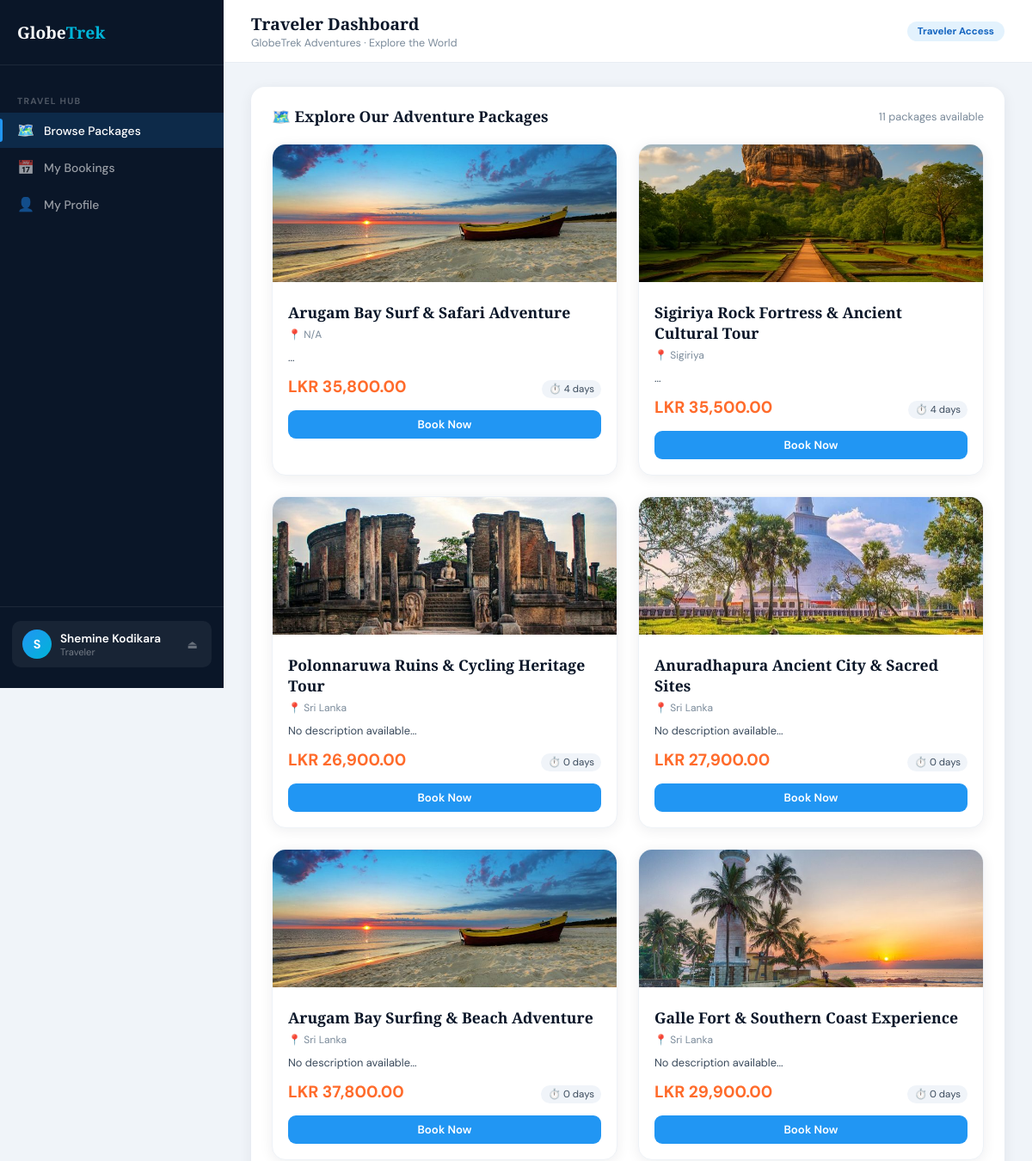
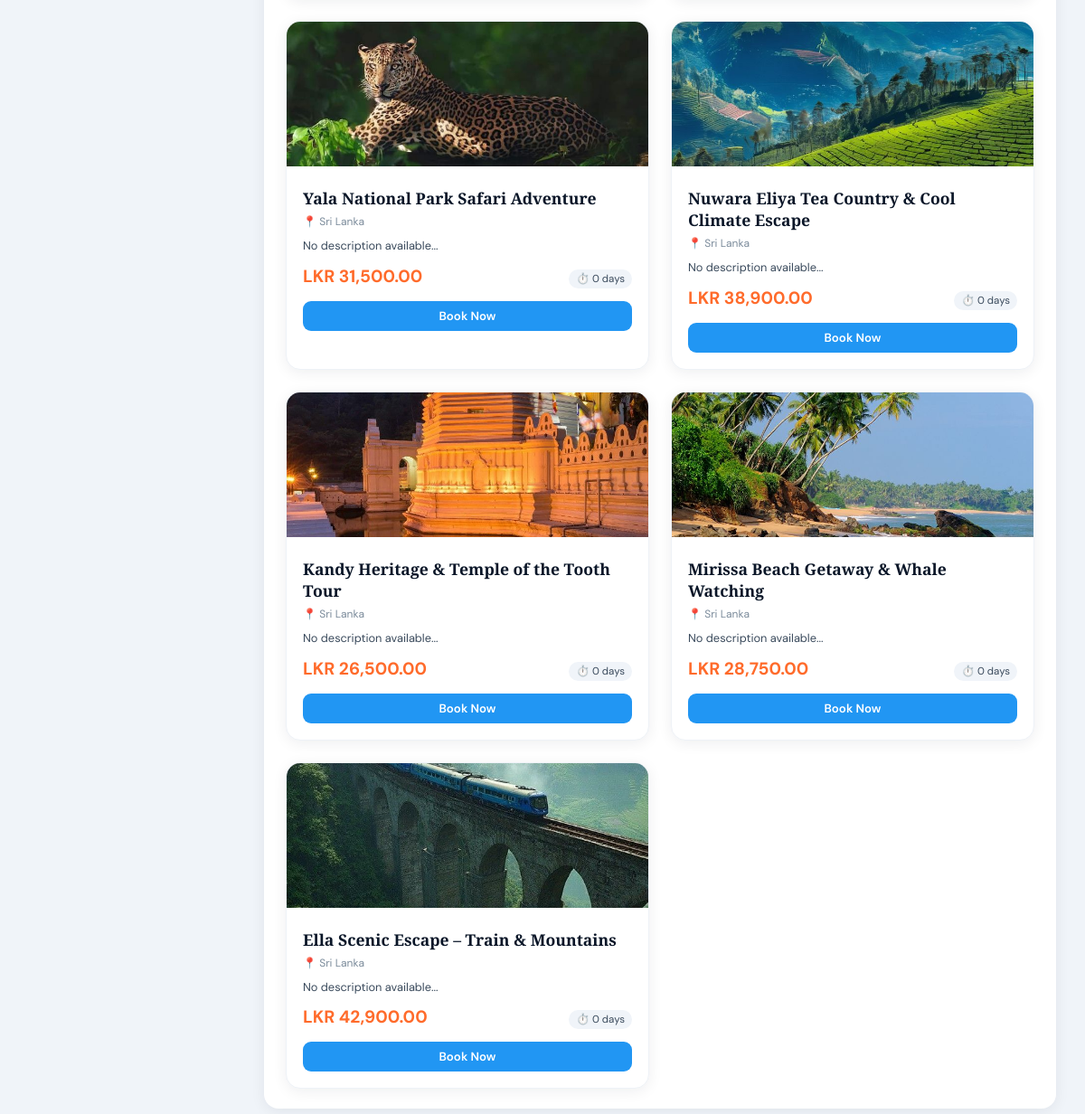
The app's page /dashboard.php (signed in) with its own data (2 pictures, top to bottom).
### tables this page shows
CREATE TABLE IF NOT EXISTS `packages` (
  `id` int NOT NULL AUTO_INCREMENT,
  `name` varchar(100) DEFAULT NULL,
  `price` decimal(10,2) DEFAULT NULL,
  `image` varchar(255) DEFAULT NULL,
  `destination` varchar(100) DEFAULT NULL,
  `duration_days` int DEFAULT NULL,
  `availability` int DEFAULT '0',
  `description` text,
  PRIMARY KEY (`id`)
);

### dashboard.php (the view, shortened to what this page needs)
<?php
$host = "localhost";
$dbname = "globetrek";
$username = "root";
$password = "";
try {
    $pdo = new PDO("mysql:host=$host;dbname=$dbname;charset=utf8", $username, $password);
    $pdo->setAttribute(PDO::ATTR_ERRMODE, PDO::ERRMODE_EXCEPTION);
} catch (PDOException $e) {
    die("Database connection failed: " . $e->getMessage());
}
$customer_name = htmlspecialchars($_SESSION['name'] ?? 'Traveler');
$section = isset($_GET['section']) ? $_GET['section'] : 'packages';
$packages_sql = "SELECT * FROM packages ORDER BY id DESC";
$packages = $pdo->query($packages_sql)->fetchAll(PDO::FETCH_ASSOC);
?>
<!DOCTYPE html>
<html lang="en">
<head>
</head>
<body>
<aside class="sidebar">
    <a href="index.php" class="sidebar-logo">
        <span class="logo-txt">Globe<span>Trek</span></span>
    </a>
    <div class="nav-label">Travel Hub</div>
    <a href="?section=packages" class="nav-item <?= $section === 'packages' ? 'active' : '' ?>">
        <span class="nav-icon">🗺️</span> Browse Packages
    </a>
    <a href="?section=mybookings" class="nav-item <?= $section === 'mybookings' ? 'active' : '' ?>">
        <span class="nav-icon">📅</span> My Bookings
    </a>
    <a href="?section=profile" class="nav-item <?= $section === 'profile' ? 'active' : '' ?>">
        <span class="nav-icon">👤</span> My Profile
    </a>
    <div class="sidebar-footer">
        <div class="customer-card">
            <div class="customer-av"><?= strtoupper(substr($customer_name, 0, 1)) ?></div>
            <div>
                <div class="customer-name"><?= $customer_name ?></div>
                <div class="customer-role">Traveler</div>
            </div>
            <a href="login.html" class="logout-link" title="Logout">⏏</a>
        </div>
    </div>
</aside>
<div class="main">
    <div class="topbar">
        <div>
            <h1>Traveler Dashboard</h1>
            <p>GlobeTrek Adventures · Explore the World</p>
        </div>
        <div class="topbar-actions">
            <span class="tag-customer">Traveler Access</span>
        </div>
    </div>
    <div class="content">
        <?php if ($section === 'packages'): ?>
        <div class="card">
            <div class="card-head">
                <h2>🗺️ Explore Our Adventure Packages</h2>
                <p style="font-size:0.8rem;color:#7a8a9a;"><?= count($packages) ?> packages available</p>
            </div>
            <?php if (empty($packages)): ?>
                <div class="empty">
                    <div class="empty-icon">🏝️</div>
                    <p>No packages available at the moment. Please check back later!</p>
                </div>
            <?php else: ?>
                <div class="packages-grid">
                    <?php foreach ($packages as $pkg): ?>
                    <div class="package-card">
    <?php if (!empty($pkg['image'])): ?>
        <img src="<?= htmlspecialchars($pkg['image'] ?? '') ?>" class="package-img"
             alt="<?= htmlspecialchars($pkg['name'] ?? 'Package') ?>">
    <?php endif; ?>
    <div class="package-info">
        <div class="package-name">
            <?= htmlspecialchars($pkg['name'] ?? 'Unnamed Package') ?>
        </div>
        <div class="package-dest">
            📍 <?= htmlspecialchars($pkg['destination'] ?? 'Sri Lanka') ?>
        </div>
        <div class="package-desc">
            <?= htmlspecialchars(substr($pkg['description'] ?? 'No description available', 0, 100)) ?>...
        </div>
        <div class="package-meta">
            <span class="package-price">
                LKR <?= number_format($pkg['price'] ?? 0, 2) ?>
            </span>
            <span class="package-duration">
                ⏱️ <?= isset($pkg['duration_days']) ? $pkg['duration_days'] : 0 ?> days
            </span>
        </div>
        <a href="booking.php?name=<?= urlencode($pkg['name']) ?>&price=<?= $pkg['price'] ?>"
   class="btn btn-blue btn-full"
   style="display:flex;justify-content:center;align-items:center;text-decoration:none;
   <?= (isset($pkg['availability']) && $pkg['availability'] <= 0) ? 'pointer-events:none;opacity:0.5;' : '' ?>">
   <?= (isset($pkg['availability']) && $pkg['availability'] <= 0) ? 'Sold Out' : 'Book Now' ?>
</a>
    </div>
</div>
                    <?php endforeach; ?>
                </div>
            <?php endif; ?>
        </div>
        <?php endif; ?>
    </div>
</div>
</body>
</html>

### records on screen
packages: image (picture), name "Arugam Bay Surf & Safari Adventure", destination "N/A", price "35,800.00", duration_days "4", availability "Book Now"
packages: image (picture), name "Sigiriya Rock Fortress & Ancient Cultural Tour", destination "Sigiriya", price "35,500.00", duration_days "4", availability "Book Now"
packages: image (picture), name "Polonnaruwa Ruins & Cycling Heritage Tour", destination "Sri Lanka", description "No description available", price "26,900.00", availability "Book Now"
packages: image (picture), name "Anuradhapura Ancient City & Sacred Sites", destination "Sri Lanka", description "No description available", price "27,900.00", availability "Book Now"
packages: image (picture), name "Arugam Bay Surfing & Beach Adventure", destination "Sri Lanka", description "No description available", price "37,800.00", availability "Book Now"
packages: image (picture), name "Galle Fort & Southern Coast Experience", destination "Sri Lanka", description "No description available", price "29,900.00", availability "Book Now"
packages: image (picture), name "Yala National Park Safari Adventure", destination "Sri Lanka", description "No description available", price "31,500.00", availability "Book Now"
packages: image (picture), name "Nuwara Eliya Tea Country & Cool Climate Escape", destination "Sri Lanka", description "No description available", price "38,900.00", availability "Book Now"
packages: image (picture), name "Kandy Heritage & Temple of the Tooth Tour", destination "Sri Lanka", description "No description available", price "26,500.00", availability "Book Now"
packages: image (picture), name "Mirissa Beach Getaway & Whale Watching", destination "Sri Lanka", description "No description available", price "28,750.00", availability "Book Now"
packages: image (picture), name "Ella Scenic Escape – Train & Mountains", destination "Sri Lanka", description "No description available", price "42,900.00", availability "Book Now"

### other values on screen
substr($customer_name, 0, 1) "S"
$customer_name "Shemine Kodikara"
count($packages) "11"
